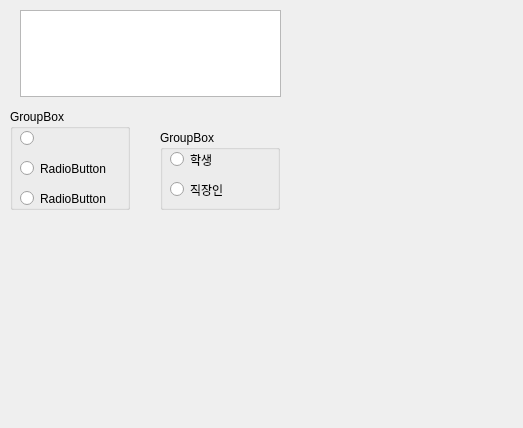
<?xml version="1.0" encoding="UTF-8"?>
<ui version="4.0">
 <class>Dialog</class>
 <widget class="QDialog" name="Dialog">
  <property name="geometry">
   <rect>
    <x>0</x>
    <y>0</y>
    <width>523</width>
    <height>428</height>
   </rect>
  </property>
  <property name="windowTitle">
   <string>Dialog</string>
  </property>
  <widget class="QTextEdit" name="te1">
   <property name="geometry">
    <rect>
     <x>20</x>
     <y>10</y>
     <width>261</width>
     <height>87</height>
    </rect>
   </property>
  </widget>
  <widget class="QGroupBox" name="groupBox">
   <property name="geometry">
    <rect>
     <x>10</x>
     <y>109</y>
     <width>120</width>
     <height>101</height>
    </rect>
   </property>
   <property name="title">
    <string>GroupBox</string>
   </property>
   <widget class="QRadioButton" name="radioButton">
    <property name="geometry">
     <rect>
      <x>10</x>
      <y>20</y>
      <width>108</width>
      <height>19</height>
     </rect>
    </property>
    <property name="text">
     <string/>
    </property>
   </widget>
   <widget class="QRadioButton" name="radioButton_2">
    <property name="geometry">
     <rect>
      <x>10</x>
      <y>50</y>
      <width>108</width>
      <height>19</height>
     </rect>
    </property>
    <property name="text">
     <string>RadioButton</string>
    </property>
   </widget>
   <widget class="QRadioButton" name="radioButton_3">
    <property name="geometry">
     <rect>
      <x>10</x>
      <y>80</y>
      <width>108</width>
      <height>19</height>
     </rect>
    </property>
    <property name="text">
     <string>RadioButton</string>
    </property>
   </widget>
  </widget>
  <widget class="QGroupBox" name="groupBox_2">
   <property name="geometry">
    <rect>
     <x>160</x>
     <y>130</y>
     <width>120</width>
     <height>80</height>
    </rect>
   </property>
   <property name="title">
    <string>GroupBox</string>
   </property>
   <widget class="QRadioButton" name="radioButton_4">
    <property name="geometry">
     <rect>
      <x>10</x>
      <y>20</y>
      <width>108</width>
      <height>19</height>
     </rect>
    </property>
    <property name="text">
     <string>학생</string>
    </property>
   </widget>
   <widget class="QRadioButton" name="radioButton_5">
    <property name="geometry">
     <rect>
      <x>10</x>
      <y>50</y>
      <width>108</width>
      <height>19</height>
     </rect>
    </property>
    <property name="text">
     <string>직장인</string>
    </property>
   </widget>
  </widget>
 </widget>
 <resources/>
 <connections/>
</ui>
